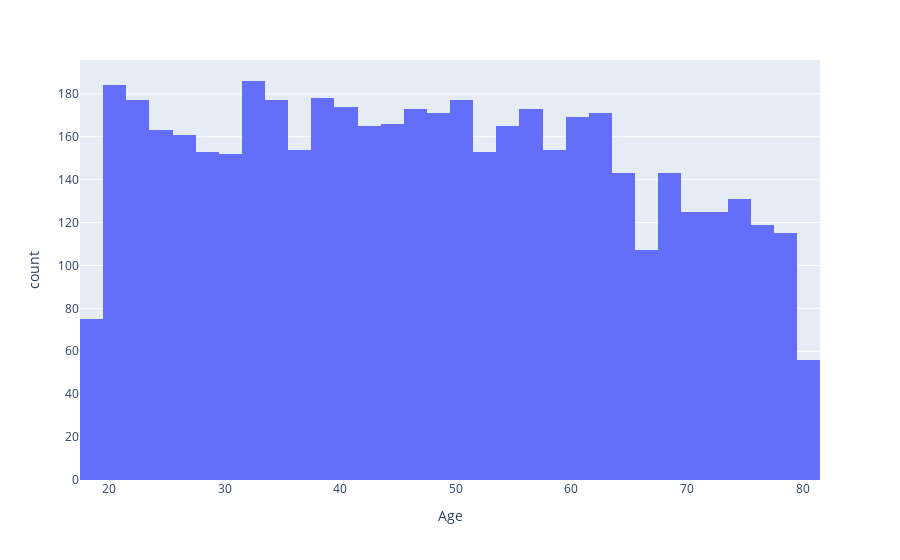

Source (notebook cell):
### Markdown cell above
Visualizing Column 'Age' in the dataset

### Code cell
fig = px.histogram(df1, x = 'Age')
fig.show()

### Figure 1 — Plotly figure (JSON) as saved in the notebook; plotly's stock layout.template omitted (floating-point values rounded to 4 significant figures; data arrays with more than 128 entries replaced by an {"elided": "..."} marker saying what was removed)
{"data": [{"alignmentgroup": "True", "bingroup": "x", "hovertemplate": "Age=%{x}<br>count=%{y}<extra></extra>", "legendgroup": "", "marker": {"color": "#636efa", "pattern": {"shape": ""}}, "name": "", "offsetgroup": "", "orientation": "v", "showlegend": false, "type": "histogram", "x": {"elided": "4835 int values"}, "xaxis": "x", "yaxis": "y"}], "layout": {"barmode": "relative", "legend": {"tracegroupgap": 0}, "margin": {"t": 60}, "xaxis": {"anchor": "y", "domain": [0, 1], "title": {"text": "Age"}}, "yaxis": {"anchor": "x", "domain": [0, 1], "title": {"text": "count"}}}}
